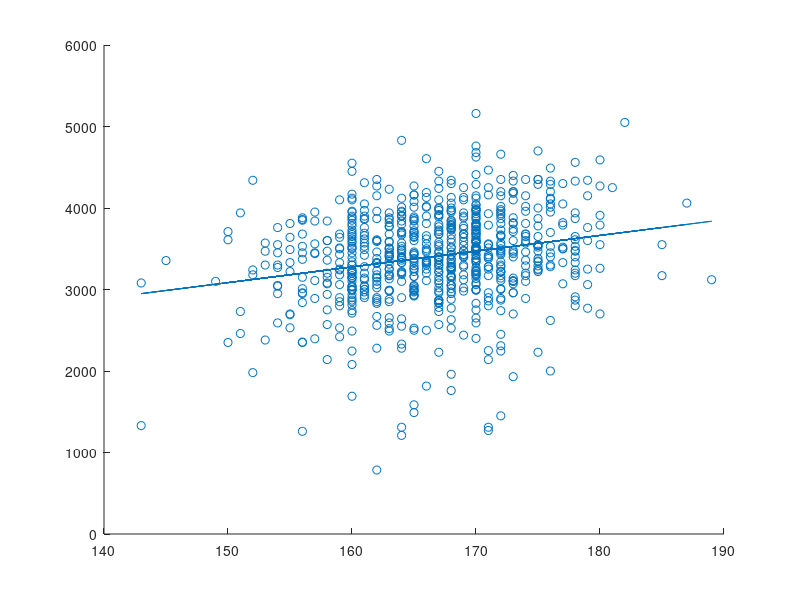
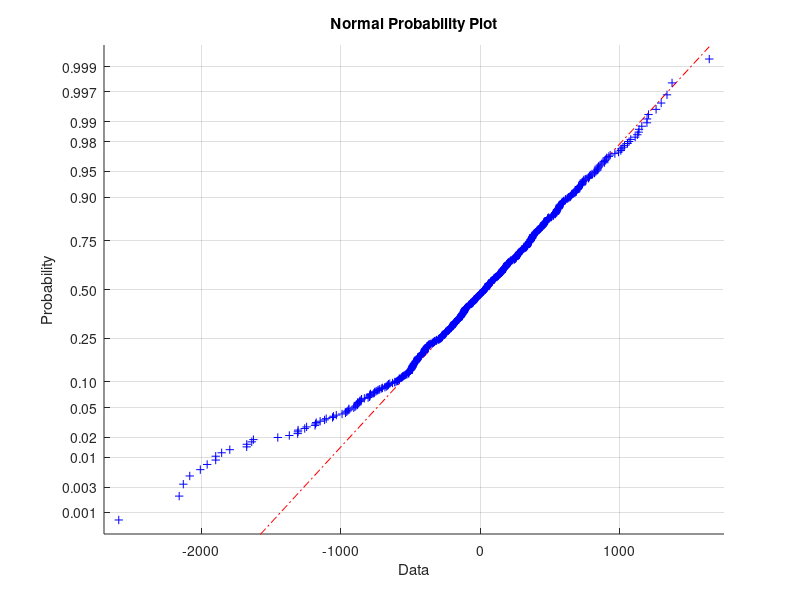

MATLAB code for these plots, in order:
% Load birth data

% How mother's height affects children's weight, scatter plot
% Simple linear model, slight positive relationship
load birth.dat
motherHeight = birth(:,16);   % Mother's height
childWeight = birth(:,3);     % Child's weight

X = [ones(length(motherHeight), 1), motherHeight];
B_hat = regress(childWeight, X);
predictedChildWeight = X * B_hat;  % Estimate of child's weight

% Plot the above code
figure
scatter(motherHeight, childWeight)
hold on
plot(motherHeight, predictedChildWeight)

% Multiple linear regression model with all other variables
% Includes mother's weight, smoking habits, alcohol habits in relation to child's weight
motherWeight = birth(:,15);   % Mother's weight
smokesMother = birth(:,20) == 3;   % If the mother smokes
drinksMother = birth(:,26) == 2;  % If the mother drinks

X2 = [ones(size(motherWeight)), motherWeight, smokesMother, drinksMother];
[B_coeffs, BINT, R] = regress(childWeight, X2);
predictedChildWeight2 = X2 * B_coeffs;  % Estimate of child's weight

fprintf('Coefficients: %d \n', B_coeffs);
fprintf('Confidence intervals for coefficients: [%d, %d] \n', BINT(:,1), BINT(:,2));

% Residuals: actual - predicted values
figure
normplot(R)
